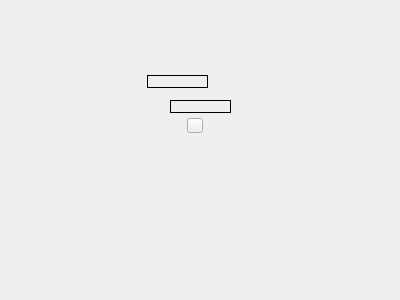
<?xml version="1.0" encoding="UTF-8"?>
<ui version="4.0">
 <class>comboBoxItem</class>
 <widget class="QWidget" name="comboBoxItem">
  <property name="geometry">
   <rect>
    <x>0</x>
    <y>0</y>
    <width>400</width>
    <height>300</height>
   </rect>
  </property>
  <property name="windowTitle">
   <string>comboBoxItem</string>
  </property>
  <widget class="QPushButton" name="pushButton">
   <property name="geometry">
    <rect>
     <x>187</x>
     <y>118</y>
     <width>16</width>
     <height>15</height>
    </rect>
   </property>
   <property name="sizePolicy">
    <sizepolicy hsizetype="Fixed" vsizetype="Fixed">
     <horstretch>0</horstretch>
     <verstretch>0</verstretch>
    </sizepolicy>
   </property>
   <property name="minimumSize">
    <size>
     <width>16</width>
     <height>15</height>
    </size>
   </property>
   <property name="maximumSize">
    <size>
     <width>16</width>
     <height>15</height>
    </size>
   </property>
   <property name="text">
    <string/>
   </property>
  </widget>
  <widget class="QLabel" name="label_mianString">
   <property name="geometry">
    <rect>
     <x>147</x>
     <y>75</y>
     <width>61</width>
     <height>13</height>
    </rect>
   </property>
   <property name="sizePolicy">
    <sizepolicy hsizetype="Preferred" vsizetype="Fixed">
     <horstretch>0</horstretch>
     <verstretch>0</verstretch>
    </sizepolicy>
   </property>
   <property name="minimumSize">
    <size>
     <width>0</width>
     <height>13</height>
    </size>
   </property>
   <property name="frameShape">
    <enum>QFrame::Box</enum>
   </property>
   <property name="text">
    <string/>
   </property>
  </widget>
  <widget class="QLabel" name="label_image">
   <property name="geometry">
    <rect>
     <x>83</x>
     <y>41</y>
     <width>51</width>
     <height>101</height>
    </rect>
   </property>
   <property name="sizePolicy">
    <sizepolicy hsizetype="Preferred" vsizetype="Preferred">
     <horstretch>0</horstretch>
     <verstretch>0</verstretch>
    </sizepolicy>
   </property>
   <property name="text">
    <string/>
   </property>
   <property name="scaledContents">
    <bool>true</bool>
   </property>
  </widget>
  <widget class="QLabel" name="label_monitorString">
   <property name="geometry">
    <rect>
     <x>170</x>
     <y>100</y>
     <width>61</width>
     <height>13</height>
    </rect>
   </property>
   <property name="sizePolicy">
    <sizepolicy hsizetype="Preferred" vsizetype="Fixed">
     <horstretch>0</horstretch>
     <verstretch>0</verstretch>
    </sizepolicy>
   </property>
   <property name="minimumSize">
    <size>
     <width>0</width>
     <height>13</height>
    </size>
   </property>
   <property name="frameShape">
    <enum>QFrame::Box</enum>
   </property>
   <property name="text">
    <string/>
   </property>
  </widget>
 </widget>
 <resources/>
 <connections/>
</ui>
